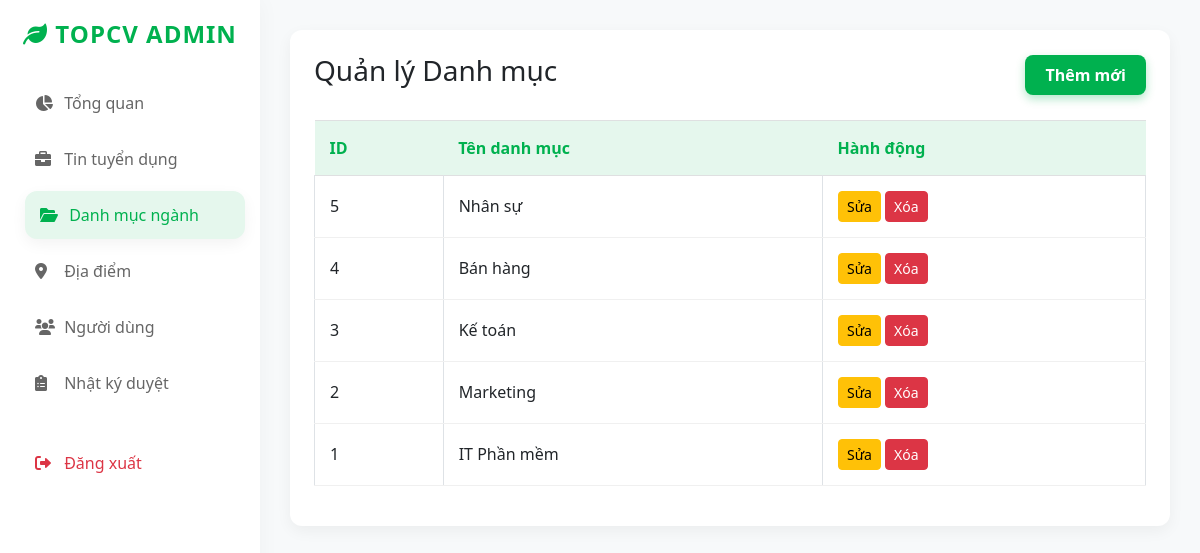
Screenshot of /admin/categories.php (signed in) with the database file from the repository.
### tables this page shows
CREATE TABLE `categories` (
  `id` int(11) NOT NULL,
  `name` varchar(100) NOT NULL
);

### admin/categories.php (the view, shortened to what this page needs)
<?php
include 'includes/header.php';
$cats = $conn->query("SELECT * FROM categories ORDER BY id DESC")->fetchAll();
?>
<div class="d-flex justify-content-between align-items-center mb-4">
    <h3>Quản lý Danh mục</h3>
    <button class="btn btn-primary" data-bs-toggle="modal" data-bs-target="#addModal">Thêm mới</button>
</div>
<table class="table table-bordered table-hover">
    <thead class="table-light">
        <tr>
            <th>ID</th>
            <th>Tên danh mục</th>
            <th>Hành động</th>
        </tr>
    </thead>
    <tbody>
        <?php foreach ($cats as $c): ?>
        <tr>
            <td><?= $c['id'] ?></td>
            <td><?= htmlspecialchars($c['name']) ?></td>
            <td>
                <button class="btn btn-sm btn-warning btn-edit"
                        data-id="<?= $c['id'] ?>"
                        data-name="<?= htmlspecialchars($c['name']) ?>"
                        data-bs-toggle="modal" data-bs-target="#editModal">Sửa</button>
                <button onclick="confirmDelete('categories.php?delete=<?= $c['id'] ?>')" class="btn btn-sm btn-danger">Xóa</button>
            </td>
        </tr>
        <?php endforeach; ?>
    </tbody>
</table>
<?php include 'includes/footer.php'; ?>

### admin/includes/header.php (style rules this page uses)
:root { --primary-color: #00b14f; --primary-light: #e5f7ed; --text-dark: #2c3e50; --shadow-soft: 0 5px 15px rgba(0, 0, 0, 0.05); --radius: 12px; }
body { background-color: #f7f9fa; font-family: 'Segoe UI', sans-serif; color: var(--text-dark); }
.table thead th { background-color: var(--primary-light); color: var(--primary-color); border: none; padding: 15px; font-weight: 600; }
.table td { padding: 15px; vertical-align: middle; border-bottom: 1px solid #f0f0f0; }
.btn-primary { background-color: var(--primary-color); border: none; box-shadow: 0 4px 10px rgba(0, 177, 79, 0.3); padding: 8px 20px; border-radius: 8px; font-weight: 600; }

### rows the page displays
categories: id "5", name "Nhân sự"
categories: id "4", name "Bán hàng"
categories: id "3", name "Kế toán"
categories: id "2", name "Marketing"
categories: id "1", name "IT Phần mềm"
